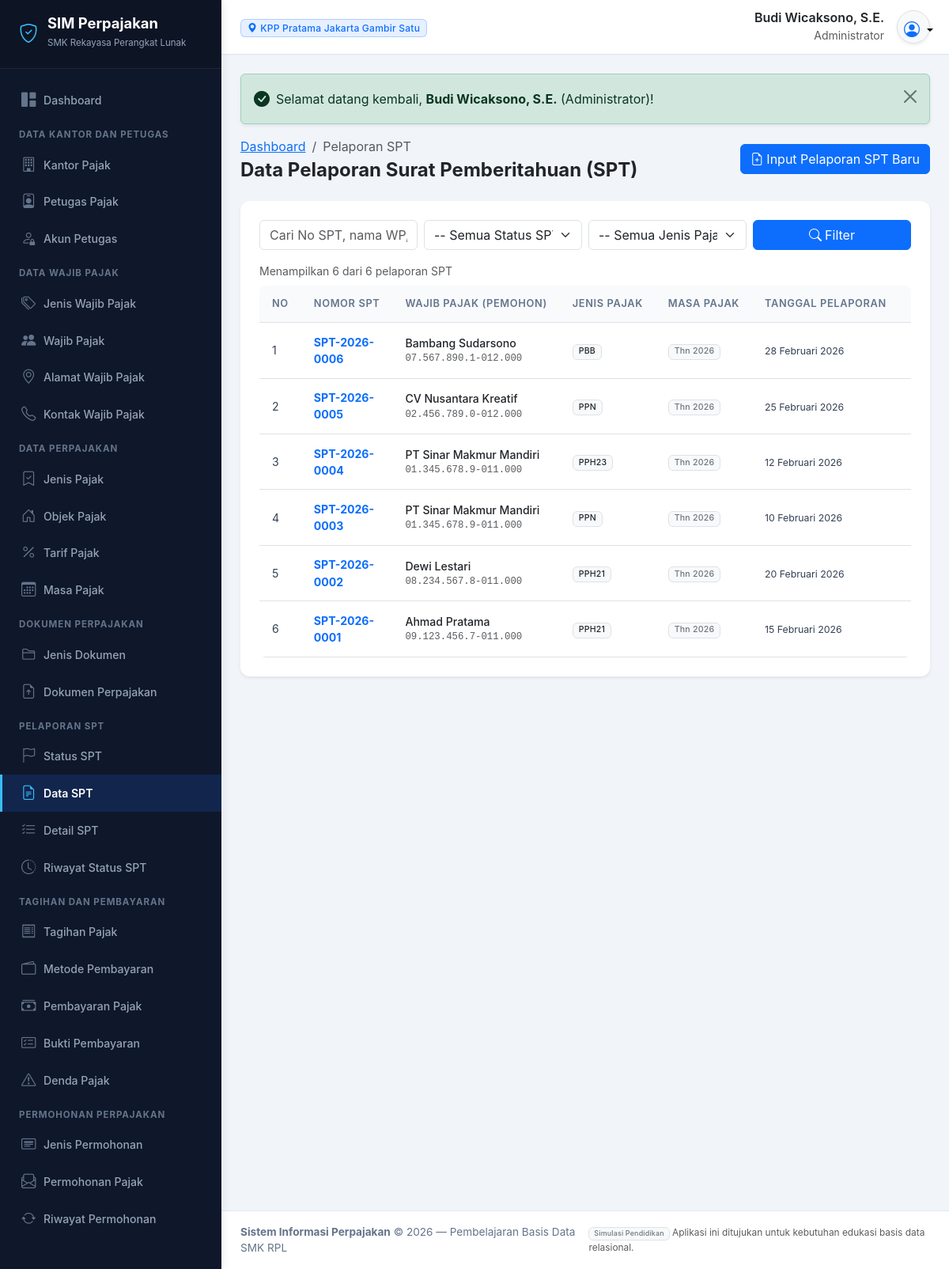
Screenshot of /modules/spt/index.php (signed in) with the database file from the repository.
### tables this page shows
CREATE TABLE `akun_petugas` (
  `id_akun` INT AUTO_INCREMENT PRIMARY KEY,
  `id_petugas` INT NOT NULL UNIQUE,
  `nama_pengguna` VARCHAR(50) NOT NULL UNIQUE,
  `kata_sandi` VARCHAR(255) NOT NULL,
  `peran` VARCHAR(50) NOT NULL,
  `status_akun` ENUM('Aktif', 'Nonaktif') DEFAULT 'Aktif',
  `terakhir_masuk` DATETIME NULL,
  `created_at` TIMESTAMP DEFAULT CURRENT_TIMESTAMP,
  CONSTRAINT `fk_akun_petugas` FOREIGN KEY (`id_petugas`) 
    REFERENCES `petugas_pajak` (`id_petugas`) ON UPDATE CASCADE ON DELETE CASCADE
);

CREATE TABLE `kantor_pajak` (
  `id_kantor` INT AUTO_INCREMENT PRIMARY KEY,
  `kode_kantor` VARCHAR(20) NOT NULL UNIQUE,
  `nama_kantor` VARCHAR(150) NOT NULL,
  `alamat` TEXT NOT NULL,
  `kota` VARCHAR(100) NOT NULL,
  `nomor_telepon` VARCHAR(30) NOT NULL,
  `email` VARCHAR(100) NOT NULL,
  `created_at` TIMESTAMP DEFAULT CURRENT_TIMESTAMP
);

CREATE TABLE `petugas_pajak` (
  `id_petugas` INT AUTO_INCREMENT PRIMARY KEY,
  `id_kantor` INT NOT NULL,
  `nama_petugas` VARCHAR(150) NOT NULL,
  `nomor_identitas` VARCHAR(50) NOT NULL UNIQUE,
  `jabatan` VARCHAR(100) NOT NULL,
  `nomor_telepon` VARCHAR(30) NOT NULL,
  `email` VARCHAR(100) NOT NULL,
  `status` ENUM('Aktif', 'Nonaktif') DEFAULT 'Aktif',
  `created_at` TIMESTAMP DEFAULT CURRENT_TIMESTAMP,
  CONSTRAINT `fk_petugas_kantor` FOREIGN KEY (`id_kantor`) 
    REFERENCES `kantor_pajak` (`id_kantor`) ON UPDATE CASCADE ON DELETE RESTRICT
);

CREATE TABLE `spt` (
  `id_spt` INT AUTO_INCREMENT PRIMARY KEY,
  `nomor_spt` VARCHAR(50) NOT NULL UNIQUE,
  `id_wajib_pajak` INT NOT NULL,
  `id_jenis_pajak` INT NOT NULL,
  `id_masa_pajak` INT NOT NULL,
  `id_status_spt` INT NOT NULL,
  `id_petugas` INT NULL,
  `tanggal_pelaporan` DATE NOT NULL,
  `total_pajak` DECIMAL(15,2) NOT NULL DEFAULT 0.00,
  `keterangan` TEXT NULL,
  CONSTRAINT `fk_spt_wp` FOREIGN KEY (`id_wajib_pajak`) 
    REFERENCES `wajib_pajak` (`id_wajib_pajak`) ON UPDATE CASCADE ON DELETE RESTRICT,
  CONSTRAINT `fk_spt_jenis` FOREIGN KEY (`id_jenis_pajak`) 
    REFERENCES `jenis_pajak` (`id_jenis_pajak`) ON UPDATE CASCADE ON DELETE RESTRICT,
  CONSTRAINT `fk_spt_masa` FOREIGN KEY (`id_masa_pajak`) 
    REFERENCES `masa_pajak` (`id_masa_pajak`) ON UPDATE CASCADE ON DELETE RESTRICT,
  CONSTRAINT `fk_spt_status` FOREIGN KEY (`id_status_spt`) 
    REFERENCES `status_spt` (`id_status_spt`) ON UPDATE CASCADE ON DELETE RESTRICT,
  CONSTRAINT `fk_spt_petugas` FOREIGN KEY (`id_petugas`) 
    REFERENCES `petugas_pajak` (`id_petugas`) ON UPDATE CASCADE ON DELETE SET NULL
);

CREATE TABLE `wajib_pajak` (
  `id_wajib_pajak` INT AUTO_INCREMENT PRIMARY KEY,
  `id_jenis_wajib_pajak` INT NOT NULL,
  `id_kantor` INT NOT NULL,
  `nomor_npwp` VARCHAR(30) NOT NULL UNIQUE,
  `nama_wajib_pajak` VARCHAR(150) NOT NULL,
  `tanggal_pendaftaran` DATE NOT NULL,
  `tanggal_lahir` DATE NULL,
  `jenis_kelamin` ENUM('Laki-laki', 'Perempuan', 'Lainnya') NULL,
  `status_wajib_pajak` ENUM('Aktif', 'Nonaktif', 'Suspen') DEFAULT 'Aktif',
  `created_at` TIMESTAMP DEFAULT CURRENT_TIMESTAMP,
  CONSTRAINT `fk_wp_jenis` FOREIGN KEY (`id_jenis_wajib_pajak`) 
    REFERENCES `jenis_wajib_pajak` (`id_jenis_wajib_pajak`) ON UPDATE CASCADE ON DELETE RESTRICT,
  CONSTRAINT `fk_wp_kantor` FOREIGN KEY (`id_kantor`) 
    REFERENCES `kantor_pajak` (`id_kantor`) ON UPDATE CASCADE ON DELETE RESTRICT
);

CREATE TABLE `jenis_pajak` (
  `id_jenis_pajak` INT AUTO_INCREMENT PRIMARY KEY,
  `kode_pajak` VARCHAR(20) NOT NULL UNIQUE,
  `nama_pajak` VARCHAR(150) NOT NULL,
  `deskripsi` TEXT NULL,
  `status` ENUM('Aktif', 'Nonaktif') DEFAULT 'Aktif'
);

CREATE TABLE `masa_pajak` (
  `id_masa_pajak` INT AUTO_INCREMENT PRIMARY KEY,
  `id_jenis_pajak` INT NOT NULL,
  `tahun_pajak` INT NOT NULL,
  `tanggal_mulai` DATE NOT NULL,
  `tanggal_berakhir` DATE NOT NULL,
  `batas_pelaporan` DATE NOT NULL,
  `status` VARCHAR(30) NOT NULL DEFAULT 'Berjalan',
  CONSTRAINT `fk_masa_jenis` FOREIGN KEY (`id_jenis_pajak`) 
    REFERENCES `jenis_pajak` (`id_jenis_pajak`) ON UPDATE CASCADE ON DELETE RESTRICT
);

### modules/spt/index.php (the view, shortened to what this page needs)
<?php
require_once __DIR__ . '/../../includes/header.php';
$cari = bersihkan($_GET['cari'] ?? '');
$halaman = max(1, (int)($_GET['halaman'] ?? 1));
$limit = 10;
$offset = ($halaman - 1) * $limit;
$where = "WHERE 1=1";
$params = [];
$total_data = ambil_satu("
    SELECT COUNT(*) as total
    FROM spt s
    JOIN wajib_pajak wp ON s.id_wajib_pajak = wp.id_wajib_pajak
    $where
", $params)['total'];
$query = "
    SELECT s.*, wp.nama_wajib_pajak, wp.nomor_npwp, jp.kode_pajak, jp.nama_pajak,
           st.nama_status, mp.tahun_pajak, p.nama_petugas
    FROM spt s
    JOIN wajib_pajak wp ON s.id_wajib_pajak = wp.id_wajib_pajak
    JOIN jenis_pajak jp ON s.id_jenis_pajak = jp.id_jenis_pajak
    JOIN status_spt st ON s.id_status_spt = st.id_status_spt
    JOIN masa_pajak mp ON s.id_masa_pajak = mp.id_masa_pajak
    LEFT JOIN petugas_pajak p ON s.id_petugas = p.id_petugas
    $where
    ORDER BY s.id_spt DESC
    LIMIT $limit OFFSET $offset
";
$data_list = ambil_semua($query, $params);
?>
<div class="d-flex flex-column flex-md-row justify-content-between align-items-md-center mb-4 gap-2">
    <div>
        <nav aria-label="breadcrumb">
            <ol class="breadcrumb mb-1">
                <li class="breadcrumb-item"><a href="<?= base_url('dashboard.php') ?>">Dashboard</a></li>
                <li class="breadcrumb-item active" aria-current="page">Pelaporan SPT</li>
            </ol>
        </nav>
        <h4 class="fw-bold mb-0 text-dark">Data Pelaporan Surat Pemberitahuan (SPT)</h4>
    </div>
    <div>
        <a href="tambah.php" class="btn btn-primary">
            <i class="bi bi-file-earmark-plus me-1"></i>Input Pelaporan SPT Baru
        </a>
    </div>
</div>
<div class="card border-0 shadow-sm">
    <div class="card-body p-3 p-md-4">
        <form method="GET" class="row g-2 mb-3">
            <div class="col-12 col-md-3">
                <input type="text" name="cari" class="form-control" placeholder="Cari No SPT, nama WP, NPWP..." value="<?= escape($cari) ?>">
            </div>
            <div class="col-6 col-md-3">
                <select name="status" class="form-select" onchange="this.form.submit()">
                    <option value="0">-- Semua Status SPT --</option>
                </select>
            </div>
            <div class="col-6 col-md-3">
                <select name="jenis" class="form-select" onchange="this.form.submit()">
                    <option value="0">-- Semua Jenis Pajak --</option>
                </select>
            </div>
            <div class="col-12 col-md-3 d-flex gap-1">
                <button class="btn btn-primary flex-grow-1" type="submit"><i class="bi bi-search me-1"></i>Filter</button>
            </div>
        </form>
        <div class="d-flex justify-content-between align-items-center mb-2 small text-muted">
            <div>Menampilkan <?= count($data_list) ?> dari <?= $total_data ?> pelaporan SPT</div>
        </div>
        <div class="table-responsive">
            <table class="table table-hover align-middle mb-0">
                <thead>
                    <tr>
                        <th style="width: 50px;">No</th>
                        <th>Nomor SPT</th>
                        <th>Wajib Pajak (Pemohon)</th>
                        <th>Jenis Pajak</th>
                        <th>Masa Pajak</th>
                        <th>Tanggal Pelaporan</th>
                        <th>Total Pajak Terutang</th>
                    </tr>
                </thead>
                <tbody>
                    <?php if (empty($data_list)): ?>
                        <tr><td colspan="10" class="text-center py-4 text-muted">Tidak ada data pelaporan SPT ditemukan.</td></tr>
                    <?php else: ?>
                        <?php $no = $offset + 1; foreach ($data_list as $row): ?>
                            <tr>
                                <td><?= $no++ ?></td>
                                <td>
                                    <a href="detail.php?id=<?= $row['id_spt'] ?>" class="fw-bold text-decoration-none text-primary">
                                        <?= escape($row['nomor_spt']) ?>
                                    </a>
                                </td>
                                <td>
                                    <a href="../wajib_pajak/detail.php?id=<?= $row['id_wajib_pajak'] ?>" class="text-decoration-none text-dark fw-medium">
                                        <?= escape($row['nama_wajib_pajak']) ?>
                                    </a>
                                    <div class="small text-muted font-monospace"><?= escape($row['nomor_npwp']) ?></div>
                                </td>
                                <td><span class="badge bg-light text-dark border"><?= escape($row['kode_pajak']) ?></span></td>
                                <td><span class="badge bg-light text-secondary border">Thn <?= $row['tahun_pajak'] ?></span></td>
                                <td><small><?= format_tanggal($row['tanggal_pelaporan']) ?></small></td>
                                <td><span class="fw-bold text-dark"><?= format_rupiah($row['total_pajak']) ?></span></td>
                            </tr>
                        <?php endforeach; ?>
                    <?php endif; ?>
                </tbody>
            </table>
        </div>
    </div>
</div>
<?php require_once __DIR__ . '/../../includes/footer.php'; ?>

### includes/header.php (shortened to what this page needs)
<?php
require_once __DIR__ . '/fungsi.php';
$user_aktif = pengguna_login();
$nama_user = $user_aktif['nama_petugas'] ?? $_SESSION['nama_pengguna'] ?? 'Petugas';
$peran_user = $user_aktif['peran'] ?? 'Petugas Pajak';
$kantor_user = $user_aktif['nama_kantor'] ?? 'Kantor Pajak';
?>
<!DOCTYPE html>
<html lang="id">
<head>
    <link rel="stylesheet" href="<?= base_url('assets/css/bootstrap.min.css') ?>">
    <link rel="stylesheet" href="<?= base_url('assets/css/bootstrap-icons.min.css') ?>">
    <link rel="stylesheet" href="<?= base_url('assets/css/style.css') ?>">
    <link rel="stylesheet" href="https://cdn.jsdelivr.net/npm/bootstrap-icons@1.11.3/font/bootstrap-icons.min.css" onerror="this.onerror=null;">
</head>
<body>
<div class="app-wrapper">
    <?php require_once __DIR__ . '/sidebar.php'; ?>
    <div class="app-content">
        <header class="app-header">
            <div class="d-flex align-items-center">
                <div class="d-none d-sm-block">
                    <span class="badge bg-primary bg-opacity-10 text-primary border border-primary border-opacity-25 px-2 py-1">
                        <i class="bi bi-geo-alt-fill me-1"></i><?= escape($kantor_user) ?>
                    </span>
                </div>
            </div>
            <div class="d-flex align-items-center gap-3">
                <div class="text-end d-none d-md-block">
                    <div class="fw-semibold text-dark lh-sm"><?= escape($nama_user) ?></div>
                    <small class="text-muted"><?= escape($peran_user) ?></small>
                </div>
                <div class="dropdown">
                    <button class="btn btn-light rounded-circle p-2 border shadow-sm dropdown-toggle" type="button" id="userDropdown" data-bs-toggle="dropdown" aria-expanded="false" style="width: 42px; height: 42px;">
                        <i class="bi bi-person-circle fs-5 text-primary"></i>
                    </button>
                </div>
            </div>
        </header>
        <main class="p-3 p-md-4 flex-grow-1">

### assets/css/style.css (style rules this page uses)
:root { --primary-color: #1e3a8a; --primary-light: #3b82f6; --primary-dark: #0f172a; --secondary-color: #0d9488; --accent-gold: #f59e0b; --bg-main: #f1f5f9; --sidebar-bg: #0f172a; --sidebar-hover: #1e293b; --sidebar-active: #2563eb; --card-border: #e2e8f0; }
body { background-color: var(--bg-main); font-family: -apple-system, BlinkMacSystemFont, "Segoe UI", Roboto, "Helvetica Neue", Arial, sans-serif; color: #334155; min-height: 100vh; display: flex; flex-direction: column; }
.app-wrapper { display: flex; min-height: 100vh; width: 100%; }
.app-content { flex-grow: 1; display: flex; flex-direction: column; min-width: 0; background-color: var(--bg-main); }
.app-header { background-color: #ffffff; border-bottom: 1px solid #e2e8f0; padding: 0.75rem 1.5rem; display: flex; align-items: center; justify-content: space-between; box-shadow: 0 1px 3px rgba(0,0,0,0.03); position: sticky; top: 0; z-index: 1010; }
.card { border: 1px solid var(--card-border); border-radius: 0.75rem; box-shadow: 0 1px 3px rgba(0,0,0,0.05); background: #ffffff; }
.table-responsive { border-radius: 0.5rem; }
.table th { font-size: 0.8rem; text-transform: uppercase; letter-spacing: 0.05em; font-weight: 600; color: #64748b; background-color: #f8fafc; border-top: none; white-space: nowrap; padding: 0.85rem 1rem; }
.table td { padding: 0.85rem 1rem; vertical-align: middle; font-size: 0.88rem; color: #334155; }
.badge { font-weight: 500; letter-spacing: 0.02em; }

### rows the page displays
akun_petugas: kantor_pajak.nama_kantor "KPP Pratama Jakarta Gambir Satu", id_petugas.nama_petugas "Budi Wicaksono, S.E.", peran "Administrator"
spt: nomor_spt "SPT-2026-0006", id_wajib_pajak.nama_wajib_pajak "Bambang Sudarsono", id_wajib_pajak.nomor_npwp "07.567.890.1-012.000", id_jenis_pajak.kode_pajak "PBB", id_masa_pajak.tahun_pajak "2026", tanggal_pelaporan "28 Februari 2026"
spt: nomor_spt "SPT-2026-0005", id_wajib_pajak.nama_wajib_pajak "CV Nusantara Kreatif", id_wajib_pajak.nomor_npwp "02.456.789.0-012.000", id_jenis_pajak.kode_pajak "PPN", id_masa_pajak.tahun_pajak "2026", tanggal_pelaporan "25 Februari 2026"
spt: nomor_spt "SPT-2026-0004", id_wajib_pajak.nama_wajib_pajak "PT Sinar Makmur Mandiri", id_wajib_pajak.nomor_npwp "01.345.678.9-011.000", id_jenis_pajak.kode_pajak "PPH23", id_masa_pajak.tahun_pajak "2026", tanggal_pelaporan "12 Februari 2026"
spt: nomor_spt "SPT-2026-0003", id_wajib_pajak.nama_wajib_pajak "PT Sinar Makmur Mandiri", id_wajib_pajak.nomor_npwp "01.345.678.9-011.000", id_jenis_pajak.kode_pajak "PPN", id_masa_pajak.tahun_pajak "2026", tanggal_pelaporan "10 Februari 2026"
spt: nomor_spt "SPT-2026-0002", id_wajib_pajak.nama_wajib_pajak "Dewi Lestari", id_wajib_pajak.nomor_npwp "08.234.567.8-011.000", id_jenis_pajak.kode_pajak "PPH21", id_masa_pajak.tahun_pajak "2026", tanggal_pelaporan "20 Februari 2026"
spt: nomor_spt "SPT-2026-0001", id_wajib_pajak.nama_wajib_pajak "Ahmad Pratama", id_wajib_pajak.nomor_npwp "09.123.456.7-011.000", id_jenis_pajak.kode_pajak "PPH21", id_masa_pajak.tahun_pajak "2026", tanggal_pelaporan "15 Februari 2026"

### other values shown
$flash['pesan'] "Selamat datang kembali, Budi Wicaksono, S.E. (Administrator)!"
count($data_list) "6"
$total_data "6"
